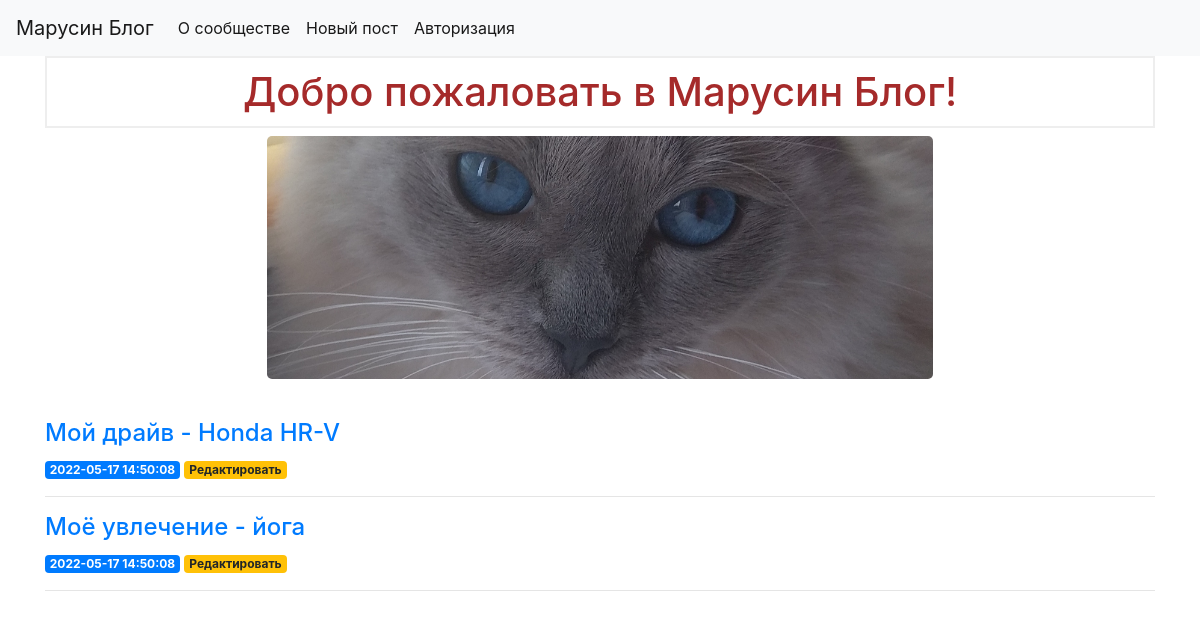
Before: / with the older database file.
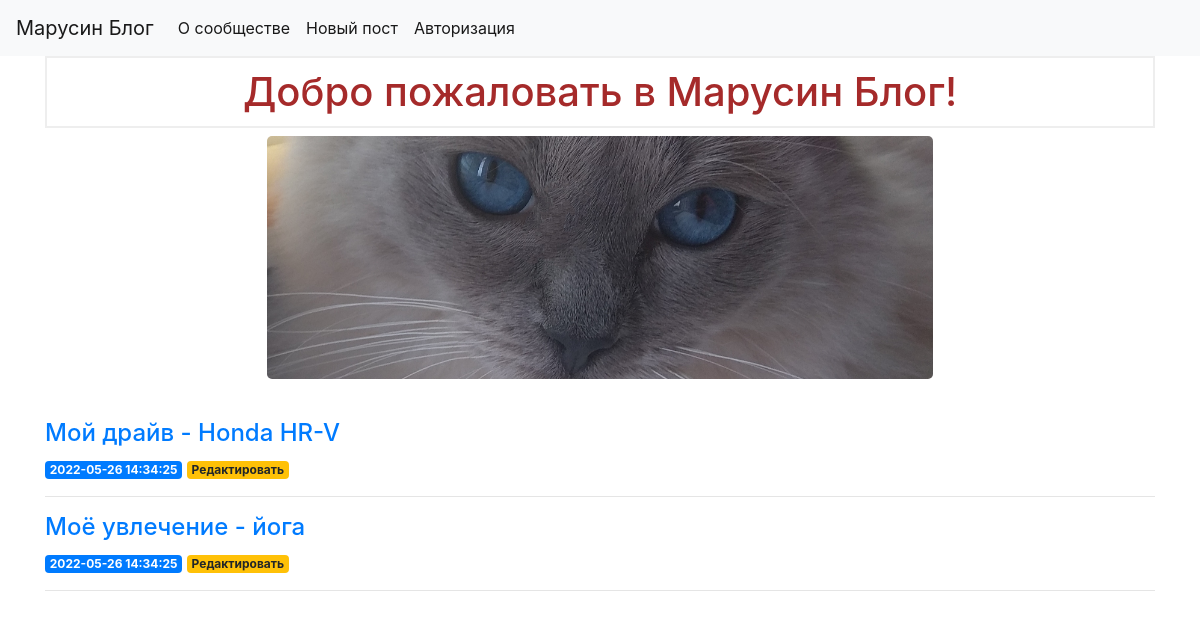
After: the same page with the newer database file.
### tables this page shows
CREATE TABLE posts (
    id INTEGER PRIMARY KEY AUTOINCREMENT,
    created TIMESTAMP NOT NULL DEFAULT CURRENT_TIMESTAMP,
    title TEXT NOT NULL,
    content TEXT NOT NULL
);

### app.py (the view)
@app.route('/')  # просмотр домашней страницы (все посты)
def index():
    conn = con_db.get_db_connection()
    posts = conn.execute('SELECT * FROM posts').fetchall()
    conn.close()
    key_user = choose_key_user()
    return render_template('index.html', posts=posts, key_user=key_user)

### app.py (called while the page is built)
def choose_key_user():
    if current_user.is_authenticated:
        key_user = "Профиль"
    else:
        key_user = "Авторизация"
    return key_user

### connect_db.py (called while the page is built)
def get_db_connection():   # соединение и доступ к БД
    conn = sqlite3.connect('database.db')
    conn.row_factory = sqlite3.Row
    return conn

### templates/index.html
{% extends 'base.html' %}
{% block key_user %} {{ key_user }} {% endblock %}
{% block content %}
    <h1>{% block title %} Добро пожаловать в Марусин Блог! {% endblock %} </h1>
    <p class="fig"><img src="{{ url_for('static', filename='images/001.jpg') }}" class="photo" /></p>
    <link rel="stylesheet" href="{{ url_for('static', filename= 'css/style.css') }}">
    <br>
    {% for post in posts %}
        <a href="{{ url_for('post', post_id=post['id']) }}">
            <h4>{{ post['title'] }}</h4>
        </a>
        <span class="badge badge-primary">{{ post['created'] }}</span>
        <a href="{{ url_for('edit', id=post['id']) }}">
            <span class="badge badge-warning">Редактировать</span>
        </a>
        <hr>
    {% endfor %}
{% endblock %}

### templates/base.html (shortened to what this page needs)
<!doctype html>
<html lang="ru">
  <head>
    <link rel="stylesheet" href="https://stackpath.bootstrapcdn.com/bootstrap/4.3.1/css/bootstrap.min.css">
  </head>
  <body>
    <nav class="navbar navbar-expand-md navbar-light bg-light">
        <a class="navbar-brand" href="{{ url_for('index')}}">Марусин Блог</a>
        <div class="collapse navbar-collapse" id="navbarNav">
            <ul class="navbar-nav">
            <li class="nav-item active">
                <a class="nav-link" href="{{ url_for('about')}}">О сообществе</a>
            </li>
            <li class="nav-item active">
                <a class="nav-link" href="{{url_for('create')}}">Новый пост</a>
            </li>
            <li class="nav-item active">
                <a class="nav-link" href="{{ url_for('profile')}}">{% block key_user %}{% endblock %}</a>
            </li>
            </ul>
        </div>
    </nav>
    <div class="container">
        {% block content %} {% endblock %}
    </div>
  </body>
</html>

### static/css/style.css (style rules this page uses)
h1 { border: 2px #eee solid; color: brown; text-align: center; padding: 10px; }
.photo { width: 60%; height: 60% float: left; margin-left: auto; margin-right: auto; border-radius: 5px; }
.fig { text-align: center; }

Changed rows visible on the page:
changed posts "Мой драйв - Honda HR-V": created "2022-05-17 14:50:08" → "2022-05-26 14:34:25"
changed posts "Моё увлечение - йога": created "2022-05-17 14:50:08" → "2022-05-26 14:34:25"
